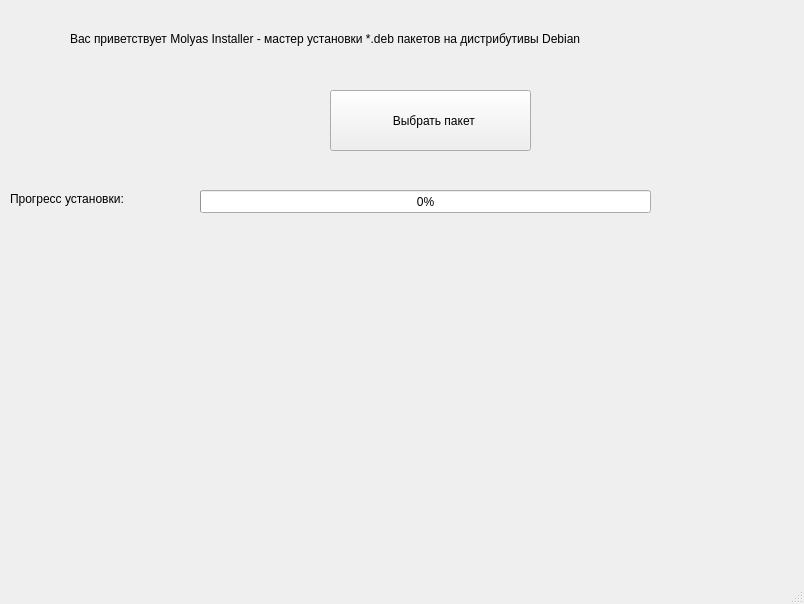
<?xml version="1.0" encoding="UTF-8"?>
<ui version="4.0">
 <class>MainWindow</class>
 <widget class="QMainWindow" name="MainWindow">
  <property name="geometry">
   <rect>
    <x>0</x>
    <y>0</y>
    <width>804</width>
    <height>604</height>
   </rect>
  </property>
  <property name="windowTitle">
   <string>MainWindow</string>
  </property>
  <widget class="QWidget" name="centralwidget">
   <widget class="QLabel" name="label">
    <property name="geometry">
     <rect>
      <x>70</x>
      <y>30</y>
      <width>651</width>
      <height>18</height>
     </rect>
    </property>
    <property name="text">
     <string>Вас приветствует Molyas Installer - мастер установки *.deb пакетов на дистрибутивы Debian</string>
    </property>
   </widget>
   <widget class="QPushButton" name="pushButton">
    <property name="geometry">
     <rect>
      <x>330</x>
      <y>90</y>
      <width>201</width>
      <height>61</height>
     </rect>
    </property>
    <property name="text">
     <string>  Выбрать пакет</string>
    </property>
    <property name="icon">
     <iconset theme="QIcon::ThemeIcon::AddressBookNew"/>
    </property>
    <property name="iconSize">
     <size>
      <width>24</width>
      <height>24</height>
     </size>
    </property>
   </widget>
   <widget class="QProgressBar" name="progressBar">
    <property name="geometry">
     <rect>
      <x>200</x>
      <y>190</y>
      <width>451</width>
      <height>23</height>
     </rect>
    </property>
    <property name="value">
     <number>0</number>
    </property>
   </widget>
   <widget class="QLabel" name="label_2">
    <property name="geometry">
     <rect>
      <x>10</x>
      <y>190</y>
      <width>151</width>
      <height>18</height>
     </rect>
    </property>
    <property name="text">
     <string>Прогресс установки:</string>
    </property>
   </widget>
  </widget>
  <widget class="QMenuBar" name="menubar">
   <property name="geometry">
    <rect>
     <x>0</x>
     <y>0</y>
     <width>804</width>
     <height>23</height>
    </rect>
   </property>
  </widget>
  <widget class="QStatusBar" name="statusbar"/>
 </widget>
 <resources/>
 <connections/>
</ui>
